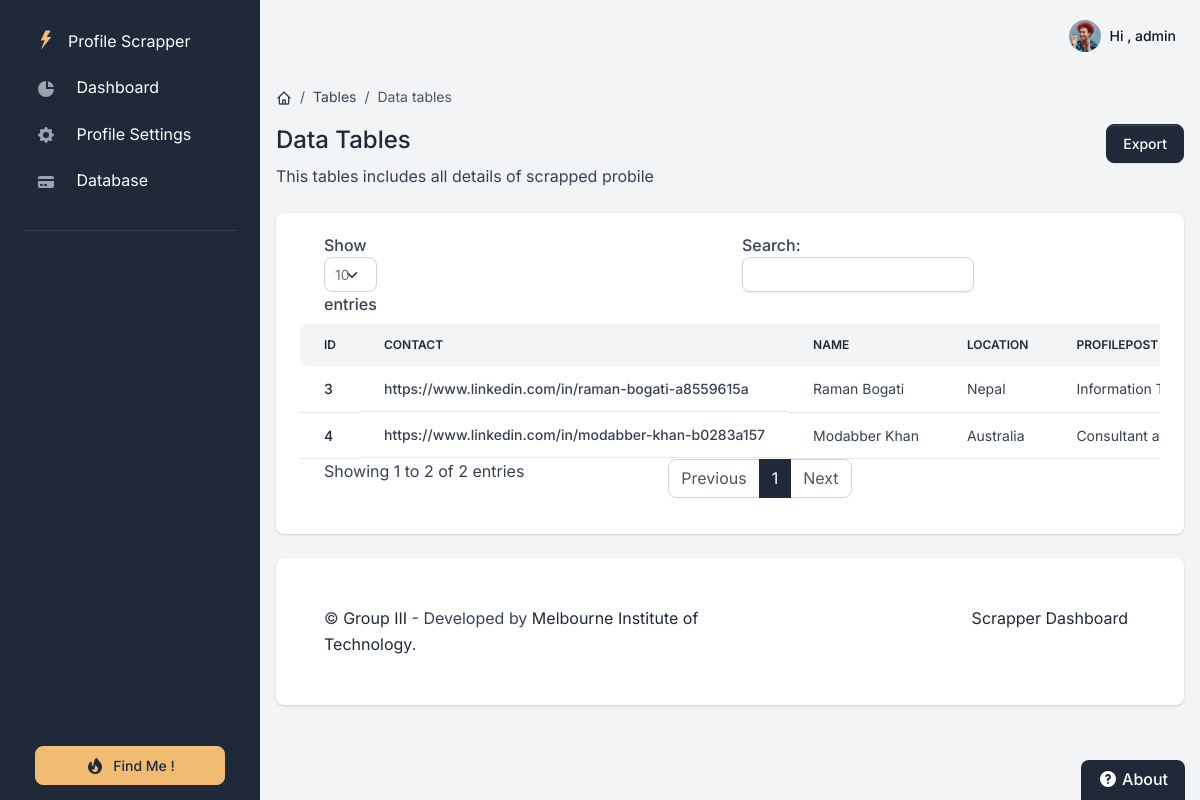
Page /tableview (signed in) on the committed database.
### apps/app/models.py (models this page shows)
class scrapperprofile(models.Model):
    Contact = models.TextField(null=True,blank=True)
    name= models.TextField(null=True,blank=True)
    location= models.TextField(null=True,blank=True)
    Education= models.TextField(null=True,blank=True)
    Skills = models.TextField(null=True,blank=True)
    Interest = models.TextField(null=True,blank=True)
    Description = models.TextField(null=True,blank=True)
    profilelink= models.CharField(max_length=200,unique=True)
    uploaded_at = models.DateTimeField(auto_now_add=True)
    scrapped_status = models.BooleanField(default=False)
    added_by = models.ForeignKey(settings.AUTH_USER_MODEL,
                             on_delete=models.CASCADE)

### apps/app/views.py (the view)
# urls.py: path('tableview', views.tableview, name='tableview'),
@login_required(login_url="/login/")
def tableview(request):
    userid=request.user.id
    usernewprofile=Profile.objects.filter(user=userid)
    tabledata = scrapperprofile.objects.all()
    context = {'userdata': tabledata,'profile': usernewprofile}
    html_template = loader.get_template('tables-bootstrap-tables.html')
    return HttpResponse(html_template.render(context, request))

### core/templates/tables-bootstrap-tables.html (shortened to what this page needs)
{% extends "layouts/base.html" %}
{% block content %}
  <div class="py-4">
      <nav aria-label="breadcrumb" class="d-none d-md-inline-block">
          <ol class="breadcrumb breadcrumb-dark breadcrumb-transparent">
              <li class="breadcrumb-item">
                  <a href="#">
                  </a>
              </li>
              <li class="breadcrumb-item"><a href="#">Tables</a></li>
              <li class="breadcrumb-item active" aria-current="page">Data tables</li>
          </ol>
      </nav>
      <div class="d-flex justify-content-between w-100 flex-wrap">
          <div class="mb-3 mb-lg-0">
              <h1 class="h4">Data Tables</h1>
              <p class="mb-0">This tables includes all details of scrapped probile</p>
          </div>
          <div>
             <button id="exportbutton" type="button" class="btn btn-primary">Export</button>
          </div>
      </div>
  </div>
  <div class="card border-0 shadow mb-4">
      <div class="card-body">
          <div class="table-responsive">
              <table id="datatable" class="table table-centered table-nowrap mb-0 rounded">
                  <thead class="thead-light">
                      <tr>
                          <th class="border-0 rounded-start">ID</th>
                          <th class="border-0">Contact</th>
                          <th class="border-0">Name</th>
                          <th class="border-0">Location</th>
                          <th class="border-0">Profilepost</th>
                      </tr>
                  </thead>
                  <tbody>
                      {% for data in userdata %}
                      <tr>
                          <td><a href="#" class="text-primary fw-bold">{{data.id}}</a> </td>
                          <td class="fw-bold d-flex align-items-center">
                              {{data.Contact}}
                          </td>
                          <td>
                              {{data.name}}
                          </td>
                          <td>
                              {{data.location}}
                          </td>
                          <td>
                              {{data.Description}}
                          </td>
                      </tr>
                      {% endfor %}
                  </tbody>
              </table>
          </div>
      </div>
  </div>
{% endblock content %}

### core/templates/includes/navigation.html (shortened to what this page needs)
<nav class="navbar navbar-top navbar-expand navbar-dashboard navbar-dark ps-0 pe-2 pb-0">
              <div class="container-fluid px-0">
                <div class="d-flex justify-content-between w-100" id="navbarSupportedContent">
                  <ul class="navbar-nav align-items-center">
                    <li class="nav-item dropdown ms-lg-3">
                      <a class="nav-link dropdown-toggle pt-1 px-0" href="#" role="button" data-bs-toggle="dropdown" aria-expanded="false">
                        <div class="media d-flex align-items-center">
                          <img class="avatar rounded-circle" alt="Image placeholder" src="/static/assets/img/team/profile-picture-3.jpg">
                          <div class="media-body ms-2 text-dark align-items-center d-none d-lg-block">
                            <span class="mb-0 font-small fw-bold text-gray-900">
                              Hi ,  <strong>{{ request.user.username }}</strong>
                            </span>
                          </div>
                        </div>
                      </a>
                    </li>
                  </ul>
                </div>
              </div>
            </nav>

### rows in the picture
scrapperprofile: id "3", Contact "https://www.linkedin.com/in/raman-bogati-a8559615a", name "Raman Bogati", location "Nepal", Description "Information…"
scrapperprofile: id "4", Contact "https://www.linkedin.com/in/modabber-khan-b0283a157", name "Modabber Khan", location "Australia", Description "Consultant…"

### other values in the picture
{{ request.user.username }} "admin"
